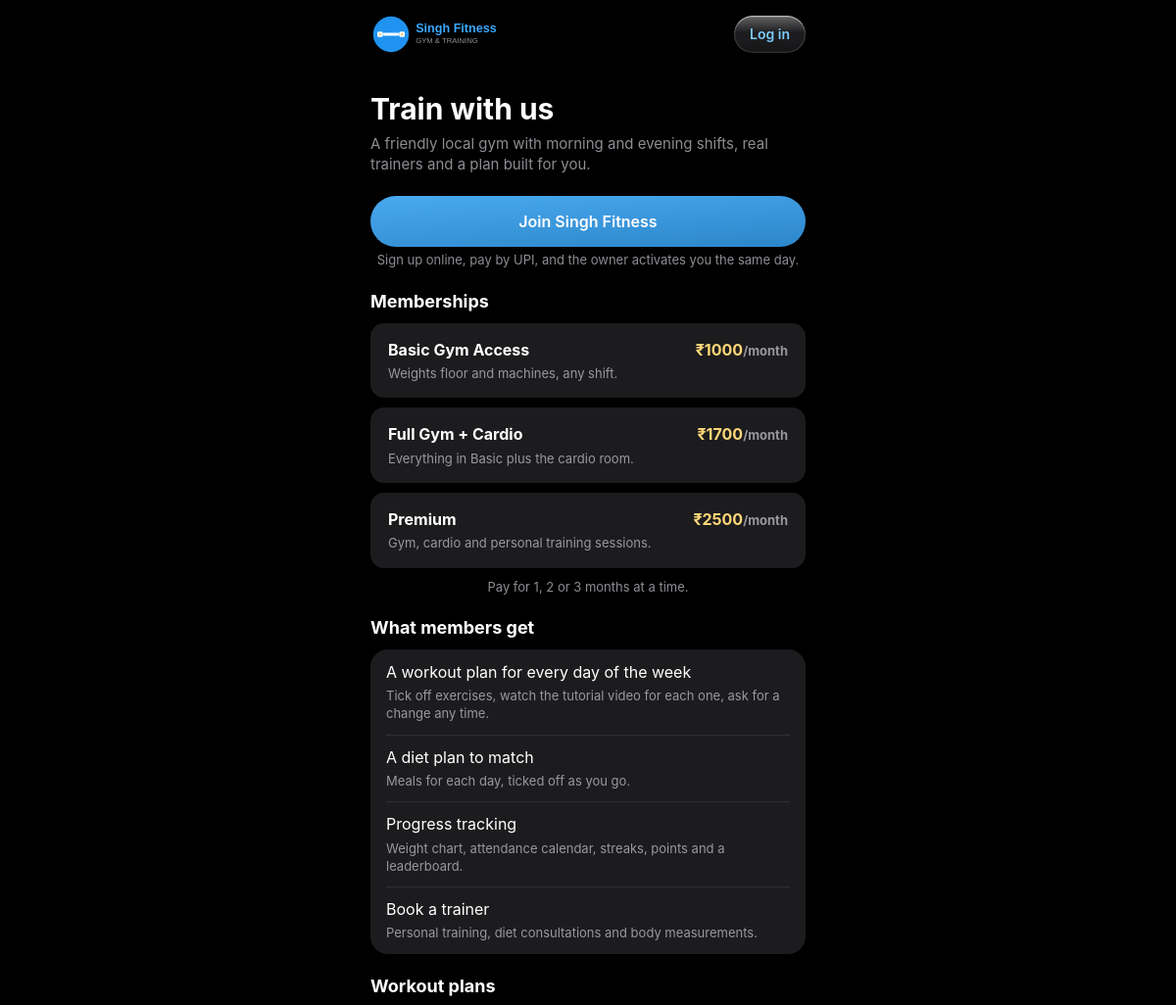
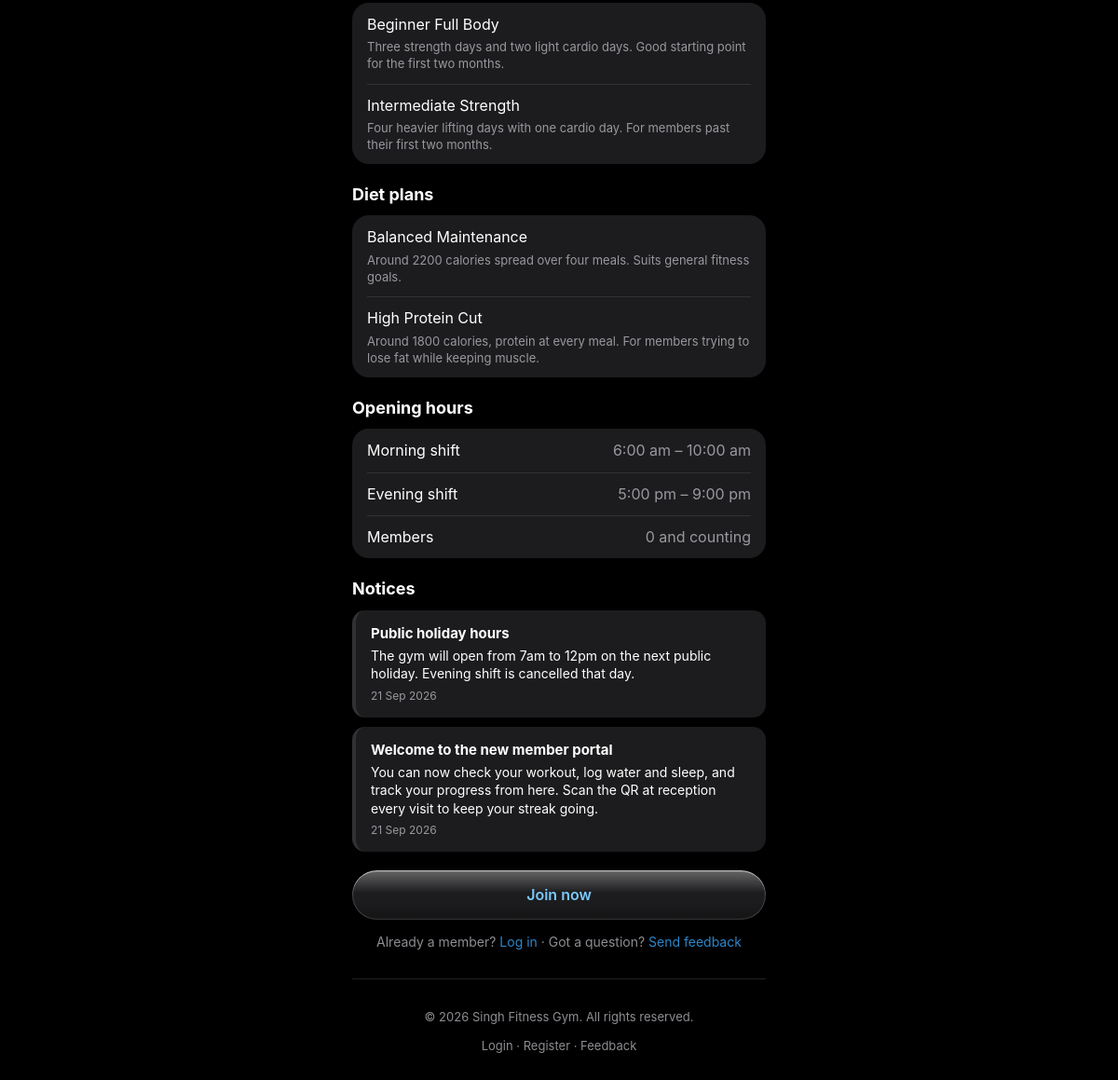
The page / on the database its author committed (2 pictures, top to bottom).
### tables this page shows
CREATE TABLE workout_plans (
  id          VARCHAR(50) PRIMARY KEY,
  name        VARCHAR(120) NOT NULL,
  description TEXT,
  price       DECIMAL(8,2)
);

CREATE TABLE diet_plans (
  id          VARCHAR(50) PRIMARY KEY,
  name        VARCHAR(120) NOT NULL,
  description TEXT
);

CREATE TABLE announcements (
  id          VARCHAR(50) PRIMARY KEY,
  posted_on   DATE NOT NULL,
  author      VARCHAR(100),
  title       VARCHAR(200) NOT NULL,
  content     TEXT,
  important   TINYINT(1) DEFAULT 0,
  created_at  TIMESTAMP DEFAULT CURRENT_TIMESTAMP
);

### config.php (called while the page is built, shortened)
<?php
$themeAttr = "";
$logoUrl = "assets/img/logo.svg";
?>

### index.php (the view, shortened to what this page needs)
<?php
require_once "config.php";
$memberships = [
    ["name" => "Basic Gym Access", "price" => "1000", "blurb" => "Weights floor and machines, any shift."],
    ["name" => "Full Gym + Cardio", "price" => "1700", "blurb" => "Everything in Basic plus the cardio room."],
    ["name" => "Premium", "price" => "2500", "blurb" => "Gym, cardio and personal training sessions."]
];
$workoutPlans = [];
$result = $conn->query("SELECT name, description FROM workout_plans ORDER BY name");
while ($row = $result->fetch_assoc()) {
    $workoutPlans[] = $row;
}
$dietPlans = [];
$result = $conn->query("SELECT name, description FROM diet_plans ORDER BY name");
while ($row = $result->fetch_assoc()) {
    $dietPlans[] = $row;
}
$notices = [];
$result = $conn->query("SELECT title, content, posted_on FROM announcements ORDER BY important DESC, posted_on DESC LIMIT 2");
while ($row = $result->fetch_assoc()) {
    $notices[] = $row;
}
$memberCount = (int)$conn->query("SELECT COUNT(*) AS n FROM members WHERE role = 'member'")->fetch_assoc()["n"];
?>
<!doctype html>
<html lang="en"<?php echo $themeAttr; ?>>
<head>
<link rel="stylesheet" href="assets/css/base.css?v=<?php echo filemtime("assets/css/base.css"); ?>">
<link rel="stylesheet" href="assets/css/shared.css?v=<?php echo filemtime("assets/css/shared.css"); ?>">
</head>
<body>
<header class="topbar">
    <img src="<?php echo htmlspecialchars($logoUrl); ?>" alt="Singh Fitness logo" width="140" height="42">
    <a href="login.php" class="btn frost small" data-press style="margin:0;">Log in</a>
</header>
<div class="page">
    <h1 class="title">Train with us</h1>
    <p class="sub">A friendly local gym with morning and evening shifts, real trainers and a plan built for you.</p>
    <a href="register.php" class="btn" data-press>Join Singh Fitness</a>
    <p class="hint" style="text-align:center;">Sign up online, pay by UPI, and the owner activates you the same day.</p>
    <h2 class="section-title">Memberships</h2>
    <?php foreach ($memberships as $m) { ?>
        <div class="plan-option" data-sq="22">
            <div class="row kv" style="padding:0;">
                <span>
                    <strong><?php echo htmlspecialchars($m["name"]); ?></strong>
                    <span class="hint"><?php echo htmlspecialchars($m["blurb"]); ?></span>
                </span>
                <span class="val gold">&#8377;<?php echo $m["price"]; ?><span class="hint" style="display:inline;">/month</span></span>
            </div>
        </div>
    <?php } ?>
    <p class="hint" style="text-align:center;">Pay for 1, 2 or 3 months at a time.</p>
    <h2 class="section-title">What members get</h2>
    <div class="group plain" data-sq="22">
        <div class="row">
            A workout plan for every day of the week
            <span class="hint">Tick off exercises, watch the tutorial video for each one, ask for a change any time.</span>
        </div>
        <div class="row">
            A diet plan to match
            <span class="hint">Meals for each day, ticked off as you go.</span>
        </div>
        <div class="row">
            Progress tracking
            <span class="hint">Weight chart, attendance calendar, streaks, points and a leaderboard.</span>
        </div>
        <div class="row">
            Book a trainer
            <span class="hint">Personal training, diet consultations and body measurements.</span>
        </div>
    </div>
    <h2 class="section-title">Workout plans</h2>
    <div class="group plain" data-sq="22">
        <?php foreach ($workoutPlans as $p) { ?>
            <div class="row">
                <?php echo htmlspecialchars($p["name"]); ?>
                <span class="hint"><?php echo htmlspecialchars($p["description"]); ?></span>
            </div>
        <?php } ?>
    </div>
    <h2 class="section-title">Diet plans</h2>
    <div class="group plain" data-sq="22">
        <?php foreach ($dietPlans as $p) { ?>
            <div class="row">
                <?php echo htmlspecialchars($p["name"]); ?>
                <span class="hint"><?php echo htmlspecialchars($p["description"]); ?></span>
            </div>
        <?php } ?>
    </div>
    <h2 class="section-title">Opening hours</h2>
    <div class="group plain" data-sq="22">
        <div class="row kv"><span>Morning shift</span><span class="val">6:00 am &ndash; 10:00 am</span></div>
        <div class="row kv"><span>Evening shift</span><span class="val">5:00 pm &ndash; 9:00 pm</span></div>
        <div class="row kv"><span>Members</span><span class="val"><?php echo $memberCount; ?> and counting</span></div>
    </div>
    <?php if (count($notices) > 0) { ?>
        <h2 class="section-title">Notices</h2>
        <?php foreach ($notices as $n) { ?>
            <div class="notice">
                <h3><?php echo htmlspecialchars($n["title"]); ?></h3>
                <p><?php echo nl2br(htmlspecialchars($n["content"])); ?></p>
                <div class="meta"><?php echo date("j M Y", strtotime($n["posted_on"])); ?></div>
            </div>
        <?php } ?>
    <?php } ?>
    <a href="register.php" class="btn frost" data-press style="margin-top:20px;">Join now</a>
    <p class="link-line">Already a member? <a href="login.php">Log in</a> &middot; Got a question? <a href="feedback.php">Send feedback</a></p>
    <footer class="site-footer">
        <p>&copy; <?php echo date("Y"); ?> Singh Fitness Gym. All rights reserved.</p>
        <p><a href="login.php">Login</a> &middot; <a href="register.php">Register</a> &middot; <a href="feedback.php">Feedback</a></p>
    </footer>
</div>
</body>
</html>

### assets/css/base.css (style rules this page uses)
* { box-sizing: border-box; }
:root { color-scheme: dark; --blue: #4aa9f0; --blue-deep: #2c86c9; --ink: #7ccaff; --gold: #d9ae4e; --gold-deep: #b98f33; --gold-ink: #ffd777; --text: #ffffff; --text-soft: #ebebf599; --text-faint: #ebebf54d; --bg-rgb: 0 0 0; --bg: rgb(var(--bg-rgb)); --card: #1c1c1e; --line: #54545861; --red: #ff6b6b; --green: #4cd964; --bloom: 1.03; --bounce: 1.60; --speed: 260ms; }
:root:not([data-theme="light"]) { --tabbar-frost: 38 38 41; --tabbar-frost-a: 0.74; --tabbar-rim-hot: #ffffff8f; --tabbar-rim-cool: #ffffff1f; --tabbar-shade: #00000047; --tabbar-ink: #7ccaff; --tabbar-text-2: #ebebf599; --tabbar-lens-rest: #ffffff1c; --tabbar-lens-live: #ffffff17; --tabbar-lens-rim: #ffffffc9; }
body { margin: 0; background: var(--bg); color: var(--text); font-family: -apple-system, "Segoe UI", Arial, sans-serif; font-size: 16px; line-height: 1.4; }
.page { max-width: 480px; margin: 0 auto; padding: 24px 18px 60px; }
.title { font-size: 30px; font-weight: 700; margin: 10px 0 4px; }
.sub { color: var(--text-soft); font-size: 15px; margin: 0 0 22px; }
a { color: var(--blue-deep); text-decoration: none; }

### assets/css/shared.css (style rules this page uses)
.group { background: var(--card); border-radius: 18px; overflow: hidden; margin-bottom: 16px; }
.row { padding: 12px 16px; position: relative; }
.row + .row::before { content: ""; position: absolute; top: 0; left: 16px; right: 16px; height: 1px; background: var(--line); }
.btn { display: block; width: 100%; border: none; border-radius: 999px; padding: 15px; margin-top: 12px; font-size: 16px; font-weight: 600; color: #fff; background: linear-gradient(176deg, var(--blue), var(--blue-deep)); cursor: pointer; }
a.btn { text-align: center; text-decoration: none; }
.btn.frost { color: var(--ink); background: linear-gradient(180deg, #ffffff54 0%, #ffffff00 46%), linear-gradient(0deg, var(--tabbar-shade) 0%, #00000000 36%), rgb(var(--tabbar-frost) / var(--tabbar-frost-a)); backdrop-filter: blur(24px) saturate(180%); -webkit-backdrop-filter: blur(24px) saturate(180%); box-shadow: inset 0 1.2px 0 var(--tabbar-rim-hot), inset 0 -1.2px 0 var(--tabbar-rim-cool), inset 1.2px 0 0 var(--tabbar-rim-cool), inset -1.2px 0 0 var(--tabbar-rim-cool), 0 1px 3px #0000001f; transition: transform var(--speed) cubic-bezier(0.22, var(--bounce), 0.36, 1), filter 150ms ease; }
.link-line { text-align: center; font-size: 14px; color: var(--text-soft); margin-top: 14px; }
.hint { display: block; color: var(--text-soft); font-size: 13px; margin: 4px 0 0; }
.plan-option { padding: 14px 16px; border: 2px solid transparent; border-radius: 14px; background: var(--card); margin-bottom: 10px; cursor: pointer; transition: border-color 0.15s ease; }
.topbar { max-width: 480px; margin: 0 auto; padding: 14px 18px 0; display: flex; align-items: center; justify-content: space-between; }
.row.kv { display: flex; justify-content: space-between; align-items: baseline; gap: 12px; }
.row.kv .val { color: var(--text-soft); text-align: right; }
.row.kv .val.gold { color: var(--gold-ink); font-weight: 700; }
.section-title { font-size: 18px; margin: 20px 0 10px; }
.notice { background: var(--card); border-radius: 14px; padding: 14px 16px; margin-bottom: 10px; border-left: 4px solid var(--line); }
.notice h3 { margin: 0 0 4px; font-size: 15px; }
.notice p { margin: 0; font-size: 14px; }
.notice .meta { color: var(--text-soft); font-size: 12px; margin-top: 6px; }
.btn.small { width: auto; margin: 0; padding: 9px 16px; font-size: 14px; }
.site-footer { max-width: 480px; margin: 30px auto 0; padding: 18px 18px 0; text-align: center; border-top: 1px solid var(--line); color: var(--text-soft); font-size: 13px; }
.site-footer a { color: var(--text-soft); }
:root { --tabbar-frost: 250 250 252; --tabbar-frost-a: 0.78; --tabbar-rim-hot: #ffffffed; --tabbar-rim-cool: #ffffff45; --tabbar-shade: #00000016; --tabbar-ink: #0d7fd6; --tabbar-text-2: #3c3c4399; --tabbar-lens-rest: #78788026; --tabbar-lens-live: #ffffff1c; --tabbar-lens-rim: #ffffff; --bar-w: 360px; --tab-pad: 5px; }

### rows shown on the page
workout_plans: name "Beginner Full Body", description "Three strength days and two light cardio days. Good starting point for the first two months."
workout_plans: name "Intermediate Strength", description "Four heavier lifting days with one cardio day. For members past their first two months."
diet_plans: name "Balanced Maintenance", description "Around 2200 calories spread over four meals. Suits general fitness goals."
diet_plans: name "High Protein Cut", description "Around 1800 calories, protein at every meal. For members trying to lose fat while keeping muscle."
announcements: title "Public holiday hours", content "The gym will open from 7am to 12pm on the next public holiday. Evening shift is cancelled that day.", posted_on "21 Sep 2026"
announcements: title "Welcome to the new member portal", content "You can now check your workout, log water and sleep, and track your progress from here. Scan the QR at reception every visit to keep your streak going.", posted_on "21 Sep 2026"

### other values the page prints
$m["name"] "Basic Gym Access"
$m["blurb"] "Weights floor and machines, any shift."
$m["price"] "1000"
$m["name"] "Full Gym + Cardio"
$m["blurb"] "Everything in Basic plus the cardio room."
$m["price"] "1700"
$m["name"] "Premium"
$m["blurb"] "Gym, cardio and personal training sessions."
$m["price"] "2500"
$memberCount "0"
